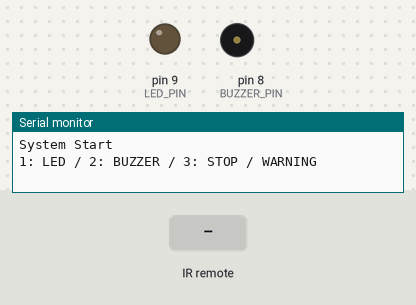
Bench run of a sketch on a simulated Arduino Uno, built with avr-gcc and run on an emulated ATmega328P. Shown: output pins drawn as LEDs (lit = HIGH), buzzer (waves = sounding, pin HIGH), the last lines printed to the serial monitor. Dashed ring = blinking. The inputs (shaded band) are chosen by the test bench.

Above: at 1.2 s.
1.3 s: infrared code 0xFF30CF received
At 1.55 s:
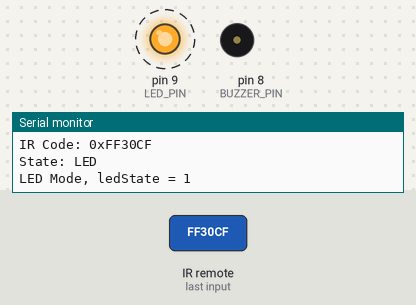
4.3 s: infrared code 0xFF18E7 received
At 4.9 s:
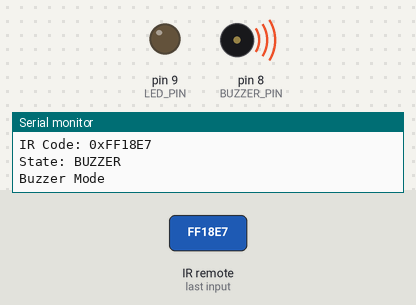
5.8 s: infrared code 0xFFA25D received
At 8.05 s:
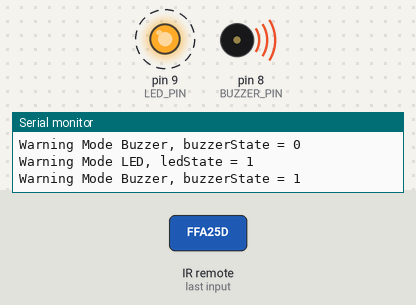
Timing chart, 0 to 14.8 s (numbered marks = the images above; inputs shaded):
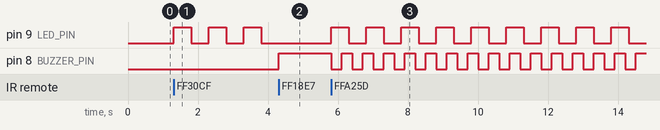

Measured:
- after the input at 1.3 s, pin 9 (LED_PIN): alternates HIGH for 0.50 s and LOW for 0.50 s, starting at once
- after the input at 4.3 s, pin 9 (LED_PIN): stays LOW (without the input it goes to HIGH after 0.00 s); pin 8 (BUZZER_PIN): LOW → HIGH at once
- after the input at 5.8 s, pin 9 (LED_PIN): alternates HIGH for 0.50 s and LOW for 0.50 s, starting at once; pin 8 (BUZZER_PIN): alternates HIGH for 0.30 s and LOW for 0.30 s, starting at once

The sketch:

RemoteLedBuzzerAlarm.ino
```cpp
#include <IRremote.h>

/* ===== ピン定義 ===== */
#define IR_PIN      2
#define LED_PIN     9
#define BUZZER_PIN  8

/* ===== リモコンコード ===== */
/* 1ボタン = LED、2ボタン = ブザー、3ボタン = 停止、警告ボタン = 警告モード */
#define CODE_LED      0xFF30CF
#define CODE_BUZZER   0xFF18E7
#define CODE_STOP     0xFF7A85
#define CODE_WARNING  0xFFA25D

/* ===== 状態定義 ===== */
#define STATE_WAIT     0
#define STATE_LED      1
#define STATE_BUZZER   2
#define STATE_STOP     3
#define STATE_WARNING  4

/* ===== 赤外線受信 ===== */
IRrecv irrecv(IR_PIN);
decode_results results;

/* ===== グローバル変数 ===== */
int currentState = STATE_WAIT;

unsigned long receivedCode = 0;
unsigned long lastReceiveMillis = 0;
unsigned long lastBlinkMillis = 0;
unsigned long lastBuzzerMillis = 0;

int ledState = LOW;
int buzzerState = LOW;

/* ===== 定数 ===== */
#define RECEIVE_INTERVAL         200
#define BLINK_INTERVAL           500
#define WARNING_BUZZER_INTERVAL  300

unsigned long blinkInterval = BLINK_INTERVAL;

/* ===== 関数プロトタイプ ===== */
unsigned long readRemote(void);
void updateState(unsigned long code);
void controlLed(int state);
void controlBuzzer(int state);
void warningMode(int state);
void stopAll(void);

/* ===== 初期化 ===== */
void setup() {
  pinMode(LED_PIN, OUTPUT);
  pinMode(BUZZER_PIN, OUTPUT);

  digitalWrite(LED_PIN, LOW);
  digitalWrite(BUZZER_PIN, LOW);

  ledState = LOW;
  buzzerState = LOW;
  currentState = STATE_WAIT;

  Serial.begin(9600);
  irrecv.enableIRIn();

  Serial.println("System Start");
  Serial.println("1: LED / 2: BUZZER / 3: STOP / WARNING");
}

/* ===== メイン処理 ===== */
void loop() {
  unsigned long code = readRemote();

  if (code != 0) {
    receivedCode = code;
    updateState(receivedCode);
  }

  if (currentState == STATE_WAIT) {
    digitalWrite(LED_PIN, LOW);
    digitalWrite(BUZZER_PIN, LOW);
    ledState = LOW;
    buzzerState = LOW;
  }
  else if (currentState == STATE_LED) {
    controlLed(currentState);

    digitalWrite(BUZZER_PIN, LOW);
    buzzerState = LOW;
  }
  else if (currentState == STATE_BUZZER) {
    digitalWrite(LED_PIN, LOW);
    ledState = LOW;

    controlBuzzer(currentState);
  }
  else if (currentState == STATE_WARNING) {
    warningMode(currentState);
  }
  else if (currentState == STATE_STOP) {
    stopAll();
  }
}

/* ===== 赤外線リモコン入力受信 ===== */
unsigned long readRemote(void) {
  unsigned long now;
  unsigned long code;

  if (!irrecv.decode(&results)) {
    return 0;
  }

  now = millis();

  if (now - lastReceiveMillis < RECEIVE_INTERVAL) {
    Serial.println("Ignored repeat input");
    irrecv.resume();
    return 0;
  }

  code = results.value;

  /* 長押し時のリピートコードは無視する */
  if (code == 0xFFFFFFFF) {
    Serial.println("Ignored repeat code");
    irrecv.resume();
    return 0;
  }

  Serial.print("IR Code: 0x");
  Serial.println(code, HEX);

  lastReceiveMillis = now;

  irrecv.resume();

  return code;
}

/* ===== 状態更新 ===== */
void updateState(unsigned long code) {
  if (code == 0) {
    Serial.println("State unchanged: code is 0");
    return;
  }

  if (code == CODE_LED) {
    currentState = STATE_LED;
    Serial.println("State: LED");
  }
  else if (code == CODE_BUZZER) {
    currentState = STATE_BUZZER;
    Serial.println("State: BUZZER");
  }
  else if (code == CODE_STOP) {
    currentState = STATE_STOP;
    Serial.println("State: STOP");
  }
  else if (code == CODE_WARNING) {
    currentState = STATE_WARNING;
    Serial.println("State: WARNING");
  }
  else {
    Serial.println("Unknown Code");
  }
}

/* ===== LED制御 ===== */
void controlLed(int state) {
  unsigned long now;

  if (state != STATE_LED) {
    Serial.println("LED Skip");
    return;
  }

  now = millis();

  if (now - lastBlinkMillis >= blinkInterval) {
    if (ledState == LOW) {
      ledState = HIGH;
    } else {
      ledState = LOW;
    }

    digitalWrite(LED_PIN, ledState);
    lastBlinkMillis = now;

    Serial.print("LED Mode, ledState = ");
    Serial.println(ledState);
  }
}

/* ===== ブザー制御 ===== */
/* アクティブブザーなので digitalWrite() で制御する */
void controlBuzzer(int state) {
  if (state != STATE_BUZZER) {
    Serial.println("Buzzer Skip");
    return;
  }

  digitalWrite(BUZZER_PIN, HIGH);

  if (buzzerState == LOW) {
    buzzerState = HIGH;
    Serial.println("Buzzer Mode");
  }
}

/* ===== 警告モード ===== */
/* LED点滅とアクティブブザーを同時に動作させる */
void warningMode(int state) {
  unsigned long now;

  if (state != STATE_WARNING) {
    Serial.println("Warning Skip");
    return;
  }

  now = millis();

  /* LED点滅制御 */
  if (now - lastBlinkMillis >= blinkInterval) {
    if (ledState == LOW) {
      ledState = HIGH;
    } else {
      ledState = LOW;
    }

    digitalWrite(LED_PIN, ledState);
    lastBlinkMillis = now;

    Serial.print("Warning Mode LED, ledState = ");
    Serial.println(ledState);
  }

  /* ブザーON/OFF制御 */
  if (now - lastBuzzerMillis >= WARNING_BUZZER_INTERVAL) {
    if (buzzerState == LOW) {
      buzzerState = HIGH;
    } else {
      buzzerState = LOW;
    }

    digitalWrite(BUZZER_PIN, buzzerState);
    lastBuzzerMillis = now;

    Serial.print("Warning Mode Buzzer, buzzerState = ");
    Serial.println(buzzerState);
  }
}

/* ===== 停止処理 ===== */
void stopAll(void) {
  digitalWrite(LED_PIN, LOW);
  digitalWrite(BUZZER_PIN, LOW);

  ledState = LOW;
  buzzerState = LOW;
  receivedCode = 0;

  currentState = STATE_WAIT;

  Serial.println("Stop All");
}  
```
